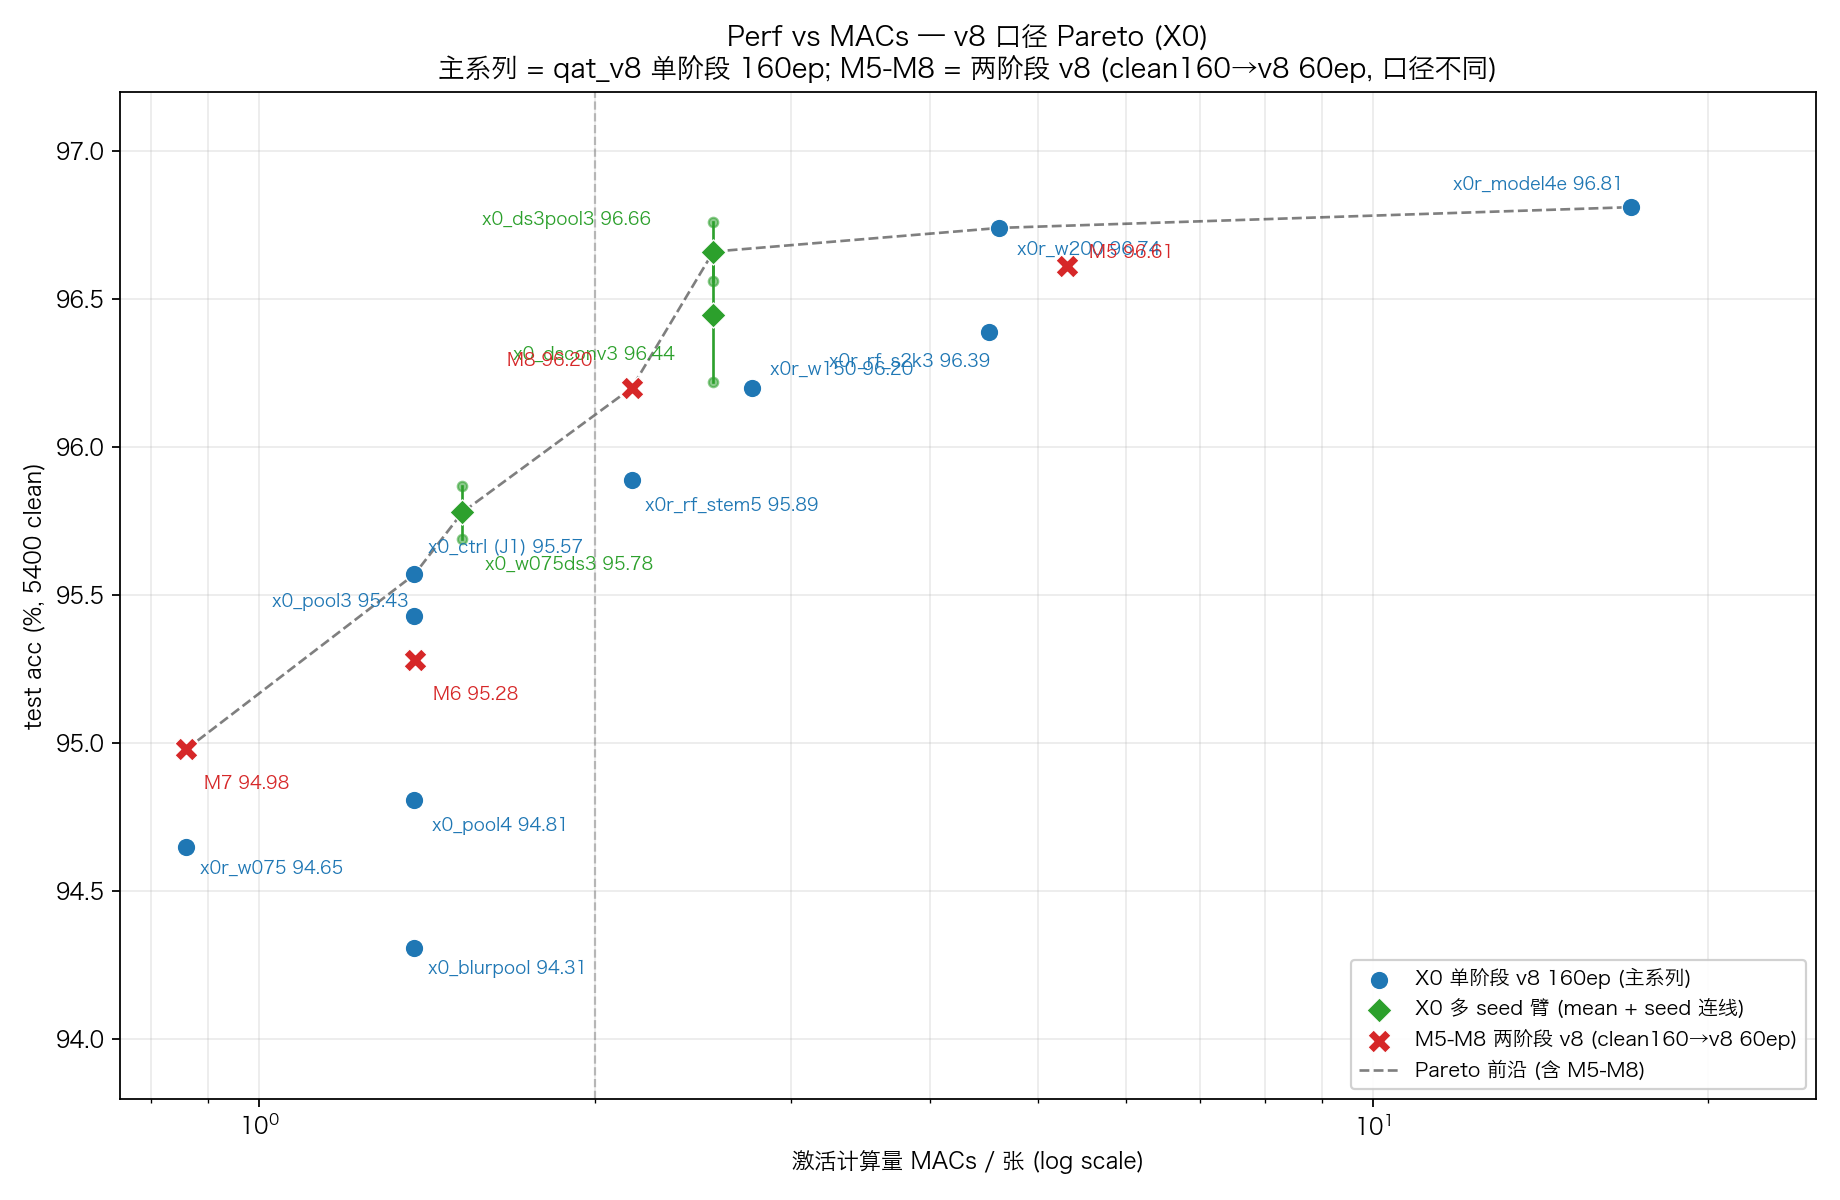

The script that drew this image:
# -*- coding: utf-8 -*-
"""Pareto 图 (v8 口径) — X0 单阶段 v8 重测 + M5-M8 两阶段 v8 参考。

两组口径:
  - X0 单阶段 v8 (主系列): qat_v8 probe 实测组分噪声 1.5x 余量, 从零 160ep, SGD lr0.05, test 5400 clean
  - M5-M8 两阶段 v8: clean 160ep -> v8 60ep 续训 (协议不同, 仅参考, 不入前沿)
"""
import matplotlib
matplotlib.use("Agg")
import matplotlib.pyplot as plt

plt.rcParams["font.family"] = ["Microsoft YaHei", "SimHei", "Hiragino Sans GB", "Heiti TC", "Arial Unicode MS", "sans-serif"]
plt.rcParams["axes.unicode_minus"] = False

# ---------------- 数据 ----------------
# X0 单阶段 v8 (主系列): (label, MACs M, acc % 或 None=running, annotation offset)
x0_single = [
    ("x0r_w075",        0.86,  94.65, (6, -12)),
    ("x0_ctrl (J1)",    1.378, 95.57, (6, 10)),
    ("x0_pool3",        1.378, 95.43, (-64, 4)),
    ("x0_blurpool",     1.378, 94.31, (6, -12)),
    ("x0_pool4",        1.378, 94.81, (8, -14)),
    ("x0r_rf_stem5",    2.16,  95.89, (6, -14)),
    ("x0r_w150",        2.77,  96.20, (8, 6)),
    ("x0r_rf_s2k3",     4.52,  96.39, (-72, -16)),
    ("x0r_w200",        4.62,  96.74, (8, -12)),
    ("x0r_model4e",    17.04,  96.81, (-80, 8)),
]

# X0 多 seed 臂: (label, MACs M, [acc per seed], annotation offset)
x0_multiseed = [
    ("x0_w075ds3", 1.522, [95.87, 95.69], (10, -26)),
    ("x0_dsconv3", 2.557, [96.22, 96.67], (-90, -20)),
    ("x0_ds3pool3", 2.557, [96.76, 96.56], (-104, 12)),
]

# M5-M8 两阶段 v8 (clean 160ep -> v8 60ep); 数值为 X0 独立复测值 (x0/results/M_validate.md)
m_series = [
    ("M7",   0.86, 94.98, (8, -18)),
    ("M6",   1.38, 95.28, (8, -18)),
    ("M8",   2.16, 96.20, (-56, 10)),
    ("M5",   5.31, 96.61, (10, 4)),
]

# ---------------- 画图 ----------------
fig, ax = plt.subplots(figsize=(11.5, 7.5))

C_MAIN = "#1f77b4"
C_MULTI = "#2ca02c"
C_M = "#d62728"
C_V5 = "#999999"

# 主系列
xs = [p[1] for p in x0_single if p[2] is not None]
ys = [p[2] for p in x0_single if p[2] is not None]
ax.scatter(xs, ys, color=C_MAIN, marker="o", s=70, edgecolors="white",
           linewidths=0.6, zorder=3, label="X0 单阶段 v8 160ep (主系列)")
for label, x, y, off in x0_single:
    if y is None:
        ax.annotate(f"{label}\n(running)", (x, 91.3), fontsize=7.5,
                    color=C_MAIN, ha="center", alpha=0.7, zorder=4)
        ax.scatter([x], [91.3], color=C_MAIN, marker="o", s=40, alpha=0.3, zorder=2)
    else:
        ax.annotate(f"{label} {y:.2f}", (x, y), textcoords="offset points",
                    xytext=off, fontsize=8, color=C_MAIN, zorder=4)

# 多 seed: mean 点 + 两点连线
mx, my = [], []
for label, x, seeds, off in x0_multiseed:
    mean = sum(seeds) / len(seeds)
    mx.append(x); my.append(mean)
    ax.plot([x, x], [min(seeds), max(seeds)], color=C_MULTI, lw=1.2, zorder=2)
    ax.scatter([x] * len(seeds), seeds, color=C_MULTI, s=18, alpha=0.55, zorder=3)
    ax.annotate(f"{label} {mean:.2f}", (x, mean), textcoords="offset points",
                xytext=off, fontsize=8, color=C_MULTI, zorder=4)
ax.scatter(mx, my, color=C_MULTI, marker="D", s=65, edgecolors="white",
           linewidths=0.6, zorder=3, label="X0 多 seed 臂 (mean + seed 连线)")

# M5-M8
ax.scatter([p[1] for p in m_series], [p[2] for p in m_series], color=C_M,
           marker="X", s=110, edgecolors="white", linewidths=0.6, zorder=3,
           label="M5-M8 两阶段 v8 (clean160→v8 60ep)")
for label, x, y, off in m_series:
    ax.annotate(f"{label} {y:.2f}", (x, y), textcoords="offset points",
                xytext=off, fontsize=8, color=C_M, zorder=4)

# Pareto 前沿 (v8 主系列 + 多 seed mean + M5-M8; 先按 x 取 max y 再取上包络,
# 否则同 MACs 的 pool3/pool4 等被支配点会因升序逐个刷新 running max 而混入前沿)
from collections import defaultdict
by_x = defaultdict(float)
for _, x, y, _ in x0_single:
    if y is not None:
        by_x[x] = max(by_x[x], y) if x in by_x else y
for _, x, s, _ in x0_multiseed:
    m = sum(s) / len(s)
    by_x[x] = max(by_x[x], m) if x in by_x else m
for _, x, y, _ in m_series:
    by_x[x] = max(by_x[x], y) if x in by_x else y
frontier, best = [], -1
for x in sorted(by_x):
    y = by_x[x]
    if y > best:
        frontier.append((x, y)); best = y
if len(frontier) >= 2:
    ax.plot([p[0] for p in frontier], [p[1] for p in frontier], "k--", lw=1.2,
            alpha=0.5, zorder=2, label="Pareto 前沿 (含 M5-M8)")
print("frontier:", [(f"{x:.3g}M", y) for x, y in frontier])

ax.axvline(2.0, color="gray", ls="--", lw=1, alpha=0.5)
ax.annotate("≤2M 严格预算", (2.03, 90.6), fontsize=8, color="gray")

ax.set_xscale("log")
ax.set_xlabel("激活计算量 MACs / 张 (log scale)")
ax.set_ylabel("test acc (%, 5400 clean)")
ax.set_title("Perf vs MACs — v8 口径 Pareto (X0)\n"
             "主系列 = qat_v8 单阶段 160ep; M5-M8 = 两阶段 v8 (clean160→v8 60ep, 口径不同)")
ax.set_xlim(0.75, 25)
ax.set_ylim(93.8, 97.2)
ax.grid(True, which="both", alpha=0.25)
ax.legend(loc="lower right", fontsize=9, framealpha=0.9)

fig.tight_layout()
out = __file__.replace(".py", ".png")
fig.savefig(out, dpi=160)
print("saved:", out)
